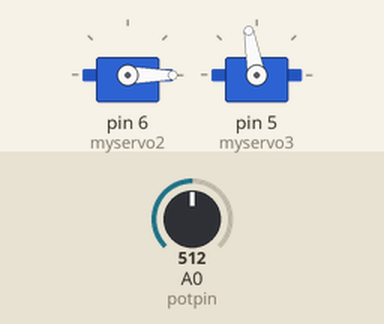
This sketch was run on a simulated Arduino Uno, built with avr-gcc and run on an emulated ATmega328P. Shown: 2 × servo. The test bench sets the inputs (shaded band); at power-on: A0 (potpin) = 512.

Above: at 0.05 s.
At 3.0 s:
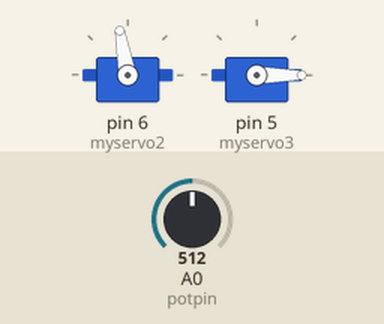
Timing chart, 0 to 6.9 s (numbered marks = the images above):
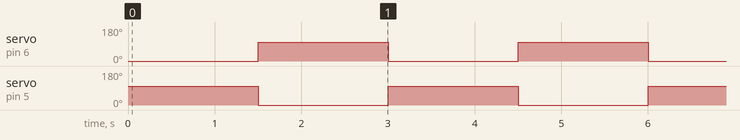

Measured:
- by itself, servo on pin 6 (myservo2), servo on pin 5 (myservo3): alternates 100° for 1.5 s and 0° for 1.5 s

The sketch:

servo.ino
```cpp
#include <Servo.h>


//List of the different pins and their linked servo
//pin 6 - opening/closing of the grabber
//pin 5 - rotating upper arm part
//pin 2 - rotating base of arm
//pin 3 - rotating lower arm part


  // create servo object to control a servo
Servo myservo2;
Servo myservo3;

int potpin = 0;  // analog pin used to connect the potentiometer
int val;    // variable to read the value from the analog pin

void setup() {
  // attaches the servo on pin 9 to the servo object
  myservo2.attach(6);
  myservo3.attach(5);
}

void loop() {
  val = analogRead(potpin);            // reads the value of the potentiometer (value between 0 and 1023)
  val = map(val, 0, 1023, 0, 180);     // scale it to use it with the servo (value between 0 and 180)
                // sets the servo position according to the scaled value
   myservo2.write(0);
   myservo3.write(100);
  delay(1500);                           // waits for the servo to get there                  // sets the servo position according to the scaled value
   myservo2.write(100);
   myservo3.write(0);
  delay(1500);

}
```
